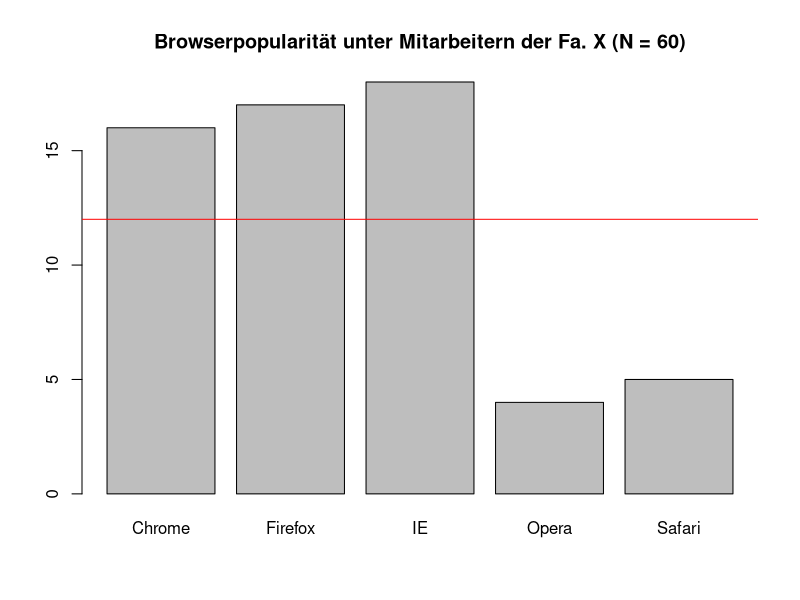

R code for this plot:
## ---- chunk 1
rohdaten = scan(file = "../browser.txt", what = "A")
head(rohdaten)
browser = as.factor(rohdaten)
## ---- chunk 2
any(is.na(browser))
## ---- chunk 3
browser_abs = table(browser)
browser_abs
## ---- chunk 4
browser_rel = round(100 * prop.table(browser_abs), 1)
browser_rel
## ---- chunk 5
barplot(browser_abs,
        main = "Browserpopularität unter Mitarbeitern der Fa. X (N = 60)")
abline(h = 12, col = "red")
## ---- chunk 6
chisq.test(browser_abs)
